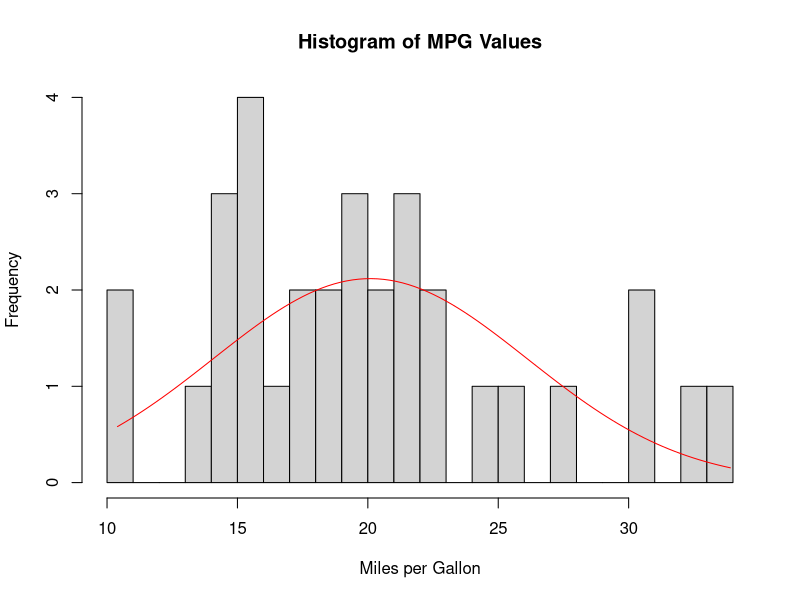
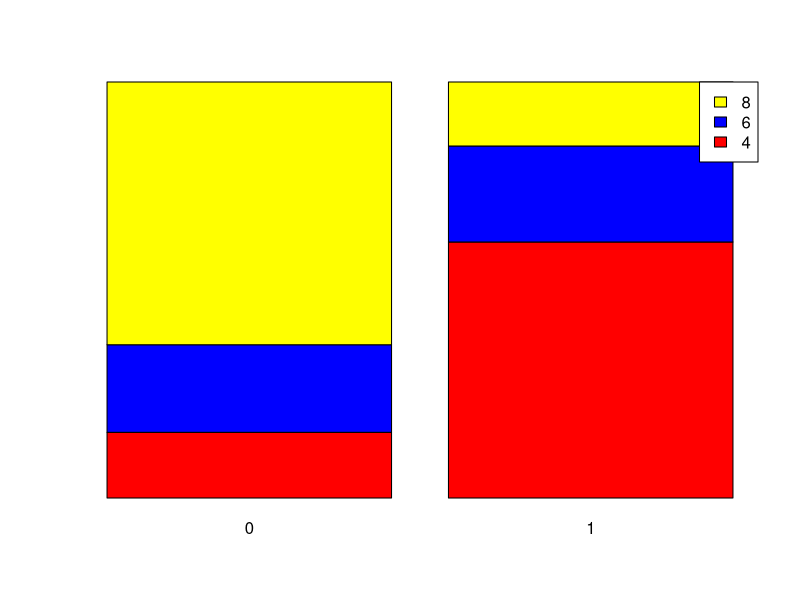

Write the R code that produced these figures, in order. (Note: this script raises an error after producing the figures.)
c(1,2,3)
myvector<-c(1,2,3)
myvector*2
paste("a","b")
paste(myvector,"ok")
myothervector<-c("Sailesh", "Sanjay")
paste(myothervector,"Hi")
goals<-c(1,2,1,2,2)
summary(goals)
mean(goals)
median(goals)
sd(goals)
mtcars
head(mtcars)
tail(mtcars)
names(mtcars)
mtcars$mpg
mean(mtcars$mpg)
mtcars$hp
mean(mtcars$hp)
sd(mtcars$hp)
max(mtcars$hp)
summary(mtcars)
#histogram to show normalcy of data
h<-hist(mtcars$mpg, breaks=20, xlab = "Miles per Gallon", ylab="Frequency", main = "Histogram of MPG Values")
#Add a normal distribution line
x<- seq(min(mtcars$mpg),max(mtcars$mpg), length=100)
y<- dnorm(x,mean = mean(mtcars$mpg), sd = sd(mtcars$mpg))*length(mtcars$mpg)
box.size <- diff(h$mids[1:2])
y<-y*box.size
lines(x,y,col="red")
#comparison of proportion
pt<-table(mtcars$cyl,mtcars$am)
chisq.test(pt)
percentages<-prop.table(pt, margin = 2)*100
barplot(percentages, col = c("red", "blue", "yellow"), xlab = "Manual 0 vs Automatic 1", ylab =
            +             "Percentage", main = "Stacked Bar Chart of Cylinders by Transmission Type", ylim = c(0,
                                                                                                               +                                                                                                  100), legend.text = c("4", "6", "8"), args.legend = list(x = "topright"))
#comparison of means
t.test(mtcars$mpg~mtcars$am)#for normal data
wilcox.test(mtcars$mpg~mtcars$am) #for non parametric data
boxplot(mtcars$mpg~mtcars$am,xlab = "Gear", ylab = "Miles per Gallon",main= "Boxplot of MPG by Gear")
#correlation
cor.test(mtcars$mpg,mtcars$hp)
cor.test(mtcars$mpg,mtcars$hp,method="spearman")
plot(mtcars$hp,mtcars$mpg,xlab = "Horsepower", ylab ="Miles per Gallon", main = "Scatterplot of MPG vs Horsepower")
#Add a trend line
abline(lm(mpg~hp, data = mtcars), col= "red")
summary(HRDataset_v14)
